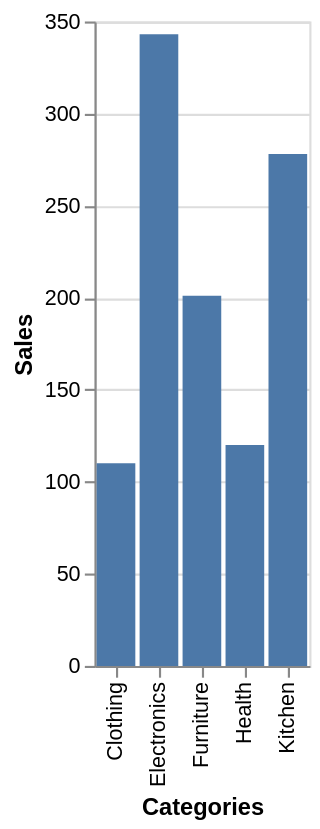

Notebook code for this chart:
### Code cell
#Call our new friend altair in this manner -> alt.{method(dataset)}.mark_{graphtype}().encode(x=xaxis,y=yaxis)
#Each chart has a ... that offers save files
alt.Chart(data).mark_bar().encode(x='Categories', y='Sales')

### Figure 1 — Vega-Lite specification as saved in the notebook (floating-point values rounded to 4 significant figures)
{"config": {"view": {"continuousWidth": 300, "continuousHeight": 300}}, "data": {"name": "data-605f125a23fc9733d65d2edcb2fe66cf"}, "mark": {"type": "bar"}, "encoding": {"x": {"field": "Categories", "type": "nominal"}, "y": {"field": "Sales", "type": "quantitative"}}, "$schema": "https://vega.github.io/schema/vega-lite/v6.1.0.json", "datasets": {"data-605f125a23fc9733d65d2edcb2fe66cf": [{"Categories": "Clothing", "Sales": 110}, {"Categories": "Electronics", "Sales": 343}, {"Categories": "Furniture", "Sales": 201}, {"Categories": "Health", "Sales": 120}, {"Categories": "Kitchen", "Sales": 278}]}}
